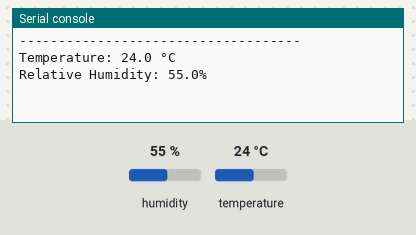
The program below on a simulated Raspberry Pi Pico running MicroPython. Shown: the last lines printed to the serial console. Inputs (shaded band) come from the test bench; at power-on: humidity 55 %, temperature 24 °C.

Above: at 1.2 s.
1.3 s: humidity set to 22 %
At 4.9 s:
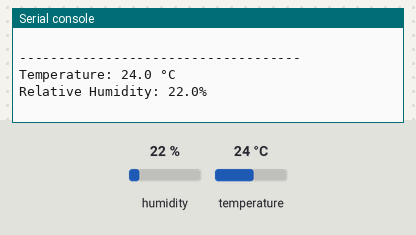
5.2 s: temperature set to 12 °C
At 8.0 s:
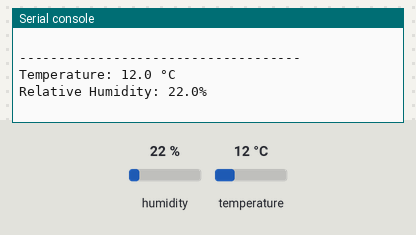
9.1 s: humidity set to 40 %
At 14.0 s:
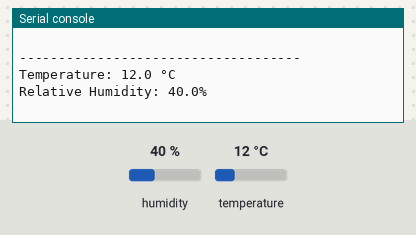
Timing chart, 0 to 15.5 s (numbered marks = the images above; inputs shaded):
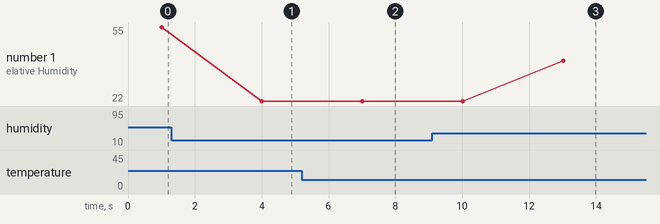

Measured:
- after the input at 1.3 s, the serial console: prints a new line after 2.7 s (image 1)
- after the input at 5.2 s, the serial console: prints a new line after 1.8 s (image 2)
- after the input at 9.1 s, the serial console: prints a new line after 3.9 s (image 3)
- plotted number 1: 55 → 22 after the input at 1.3 s, 22 → 40 after the input at 9.1 s

The program:

aht10.py
```python
import utime
import sys
import machine

#---- CONSTANTS --------------------------------------------------------------

TP_ADDR = 0x38
TP_INIT = 0xE1
TP_READ = 0xAC

# float precision
PRECISION = 2
#-----------------------------------------------------------------------------

# read from the I2C bus, stopping after the nbytes
def bus_read(i2c, addr, nbytes=1):
    if nbytes < 1:
        return bytearray()
    data = i2c.readfrom(addr, nbytes)
    return data

# wirte on the I2C bus
def bus_write(i2c, addr, data):
    msg = bytearray()
    msg.append(data)
    i2c.writeto(addr, msg)

def read_values(i2c):
    # initialize the sensor
    bus_write(i2c, TP_ADDR, TP_INIT)
    # send measurement command
    bus_write(i2c, TP_ADDR, TP_READ)
    # sleep for 1 second - this should be shorter (75ms according to the
    # datasheet), but on my board the sensor was returning a busy/reading
    # state (MSB of the first response byte)
    utime.sleep(1)
    # read data from the sensor, stop after 7 ack/nbytes. See datasheet for reference
    data = bus_read(i2c, TP_ADDR, 7)
    return data

def convert(i2c):
    data = read_values(i2c)
    # bt shifting of the binay data to rebuild the information
    bin_temp = ((data[3] & 0x0F) << 16) | (data[4] << 8) | data[5]
    bin_rh= ((data[1] << 16) | (data[2] << 8) | data[3]) >> 4
    # decimal conversion and rounding
    temp = round((((bin_temp / 1048576) * 200 ) - 50), PRECISION)
    rh   = round(((bin_rh / 1048576) * 100), PRECISION)
    return temp, rh

def detect_sensor(i2c):
    sensor=i2c.scan()
    if (int(sensor[0]) != 56):
        print("AHT10 sensors not detected, check cabling\nQuitting.")
        sys.exit(2)
    return 0

# setup the bus
i2c = machine.I2C(0, scl=machine.Pin(1), sda=machine.Pin(0), freq=400000)

# continuous reading
while True:
    detect_sensor(i2c)
    reading=convert(i2c)
    print('------------------------------------')
    print(f'Temperature: {reading[0]} °C')
    print(f'Relative Humidity: {reading[1]}%')
    print('')
    utime.sleep(2)

sys.exit(0)
```
